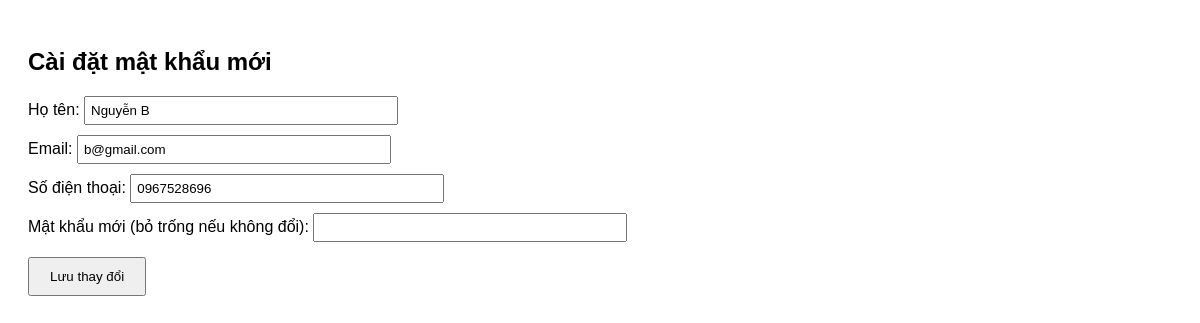
The app's page /account_settings.php (signed in), older data.
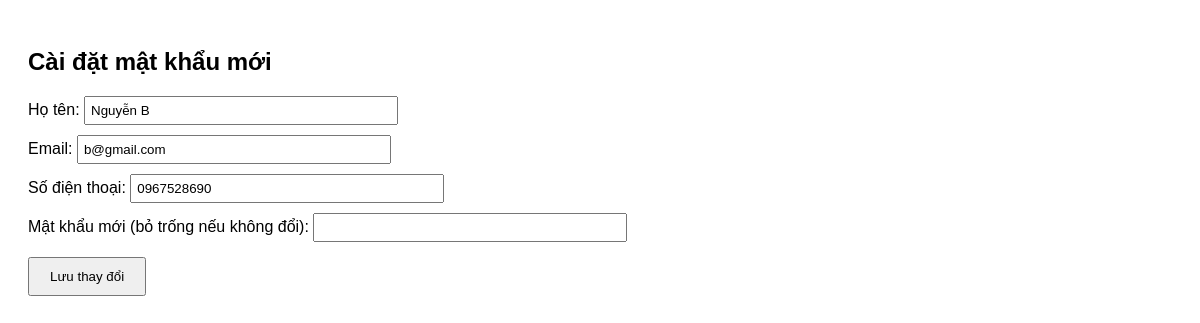
The same page, newer data.
### tables this page shows
CREATE TABLE `users` (
  `id` int(30) NOT NULL,
  `name` text NOT NULL,
  `username` varchar(200) NOT NULL,
  `password` text NOT NULL,
  `phone` varchar(11) NOT NULL,
  `address_user` varchar(300) NOT NULL,
  `email` varchar(100) NOT NULL,
  `cccd` varchar(12) NOT NULL,
  `gender` varchar(10) NOT NULL DEFAULT 'male',
  `type` tinyint(1) NOT NULL DEFAULT 2 COMMENT '1=Admin,2=Staff',
  `dob` date DEFAULT NULL
);

### account_settings.php (the view, shortened to what this page needs)
<?php
$servername = "localhost";
$username = "root";
$password = "";
$dbname = "house_rental_db";
$conn = new mysqli($servername, $username, $password, $dbname);
if (isset($_SESSION['login_id'])) {
    $user_id = $_SESSION['login_id'];
} else {
    echo "Bạn chưa đăng nhập.";
    exit;
}
$result = $conn->query("SELECT * FROM users WHERE id=$user_id");
$user = $result->fetch_assoc();
?>
<!DOCTYPE html>
<html>
<head>
</head>
<body>
    <h2>Cài đặt mật khẩu mới</h2>
    <form method="POST">
        <label>Họ tên:
            <input type="text" name="name" value="<?= htmlspecialchars($user['name']) ?>" readonly>
        </label>
        <label>Email:
            <input type="email" name="email" value="<?= htmlspecialchars($user['email']) ?>" readonly>
        </label>
        <label>Số điện thoại:
            <input type="text" name="phone" value="<?= htmlspecialchars($user['phone']) ?>" readonly>
        </label>
        <label>Mật khẩu mới (bỏ trống nếu không đổi):
            <input type="password" name="new_password">
        </label>
        <button type="submit">Lưu thay đổi</button>
    </form>
</body>
</html>

Row changes from the older to the newer data that the page shows:
changed users "Nguyễn B": phone "0967528696" → "0967528690"
